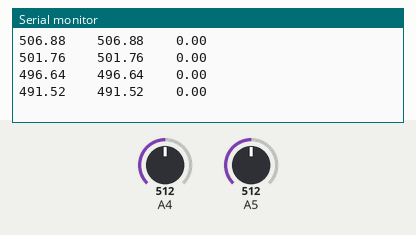
Recording of a sketch running on a simulated Arduino Uno, built with avr-gcc and run on an emulated ATmega328P. On the bench: the last lines printed to the serial monitor. The test bench sets the inputs (shaded band); at power-on: A4 = 512, A5 = 512.

Above: at 1.2 s.
1.3 s: A4 set to 716
At 1.41 s:
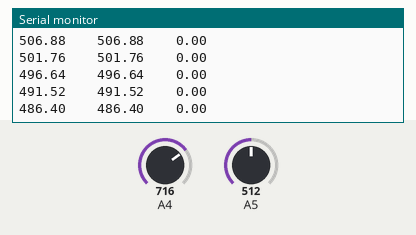
2.8 s: A5 set to 716
At 2.92 s:
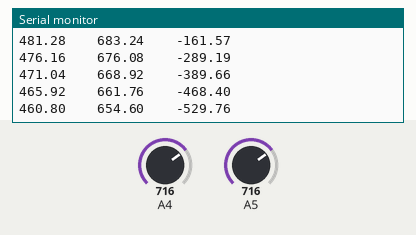
4.3 s: A4 set to 900
At 4.43 s:
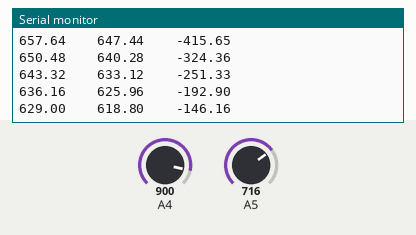
5.8 s: A5 set to 900
At 5.94 s:
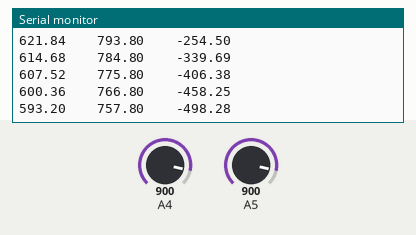
Timing chart, 0 to 8.3 s (numbered marks = the images above; inputs shaded):
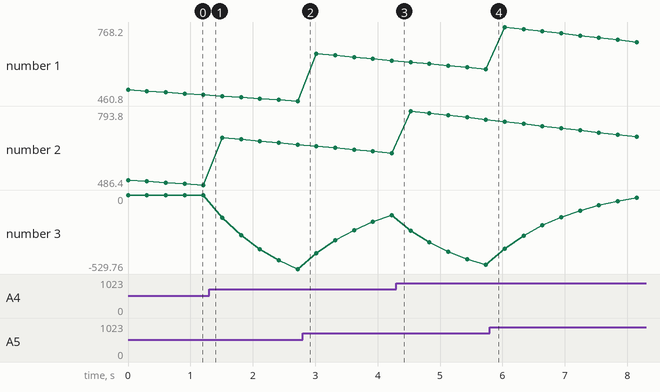

Measured:
- plotted number 1: 460.8 → 629 after the input at 2.8 s, 593.2 → 705.2 after the input at 5.8 s
- plotted number 2: 486.4 → 654.6 after the input at 1.3 s, 618.8 → 757.8 after the input at 4.3 s
- plotted number 3: 0 → -529.76 after the input at 1.3 s, -529.76 → -146.16 after the input at 2.8 s, -146.16 → -498.28 after the input at 4.3 s, -498.28 → -19.02 after the input at 5.8 s

The sketch:

04_AnalogMic_Test.ino
```cpp
//  variables for Microphones
const int arrayMax  = 100.0;
short     averageLeft[arrayMax];
short     averageRight[arrayMax];
int       averageIndexNew = 0;
int       averageIndexOld = 1;
float     accLeft = 0;
float     accRight = 0;
float     level = 0;
float     levelAcc = 0;
float     levelLeft = 0;
float     levelRight = 0;
float     left = 0;
float     right = 0;
float     center = 0;

void setup() {
  // put your setup code here, to run once:
  Serial.begin(38400);

  for( int i = 0 ; i < arrayMax ; i++ )
  {
         averageLeft[i] = 0;
         averageRight[i] = 0;
  }
}

void loop() {
  // put your main code here, to run repeatedly:
  averageLeft[averageIndexNew] = analogRead(A4);       //Left Mic
  accLeft += averageLeft[averageIndexNew];
  accLeft -= averageLeft[averageIndexOld];

  averageRight[averageIndexNew] = analogRead(A5);       //Right Mic
  accRight += averageRight[averageIndexNew];
  accRight -= averageRight[averageIndexOld];

  right = (accRight/arrayMax) -  averageRight[averageIndexNew];
  right = abs(right);

  left = (accLeft/arrayMax) -  averageLeft[averageIndexNew];
  left = abs(left);


  center += right;
  center -= (left/* * 1.1*/) ;  // Left * 1.1 as my left hand microphone seems at little deaf // left is not as responsive as right microphone
  center /= 1.25;     // dived by 1.25 so C returns to 0 when it is quite : there is no sound input
  //Serial.println(center);

  // increament Array Index
  averageIndexNew++;
  if (averageIndexNew == arrayMax){  averageIndexNew = 0;}
      averageIndexOld++;
  if (averageIndexOld == arrayMax){  averageIndexOld = 0; }

  Serial.print(right);
  Serial.print("\t\t");
  Serial.print(left);
  Serial.print("\t\t");
  Serial.println(center);

  delay(300);
}
```
